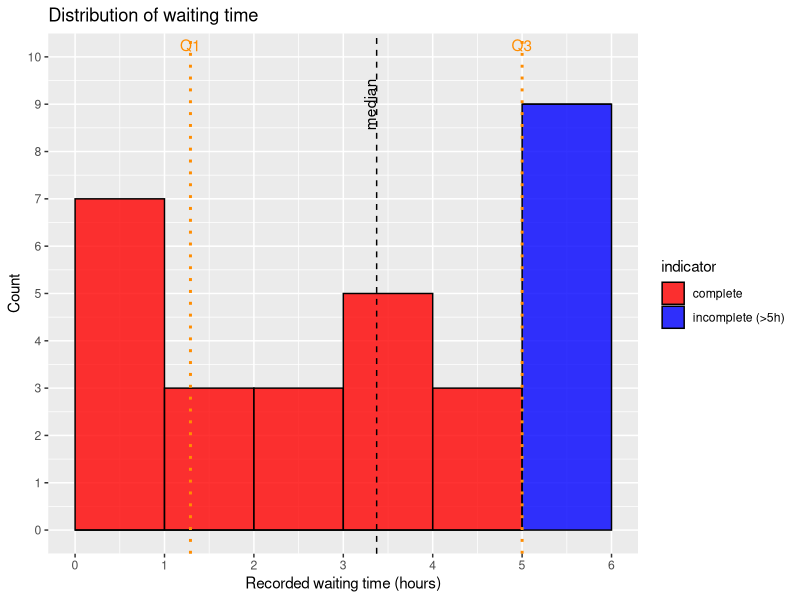
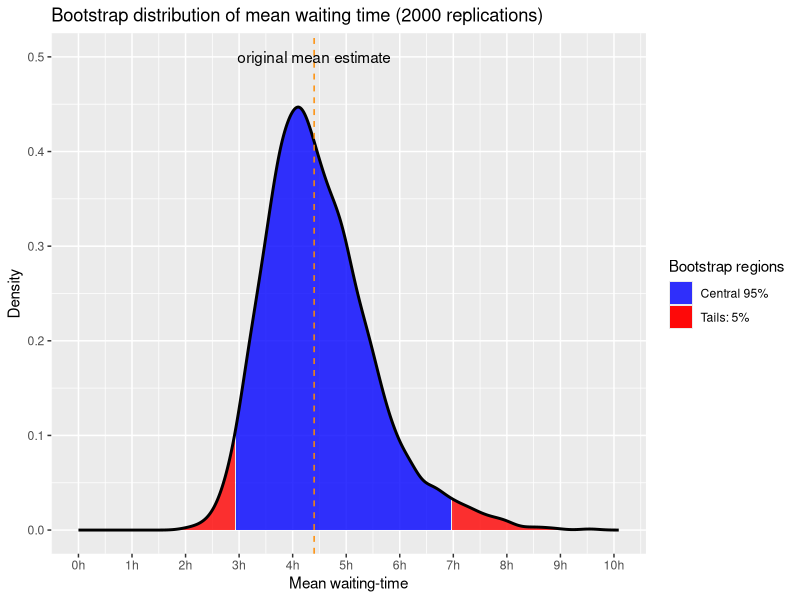

Recreate these plots in R, in order.
# Add packages here
packages<- c('xtable', 'ggplot2', 'numDeriv')

# Install and load packages
lapply(packages, install.packages)
lapply(packages, library, character.only = TRUE)


data <- read.csv('emergency.csv', header = TRUE, sep=",")
print(data[data$'recorded_time'<=5,])

n_patients <- nrow(data)

# Separate the data into patients with completed waiting times & still waiting after 5 hours
compl_wait <- data[data$'recorded_time' < 5,]
still_wait <- data[data$'recorded_time' >= 5,]

percent_compl_wait <- nrow(compl_wait)/nrow(data)*100
percent_still_wait <- nrow(still_wait)/nrow(data)*100

# Create a dataframe to summarize the descriptive statistics
summary_df <- data.frame('description'=c('Total', 'Completed waiting', 'Still waiting after 5h'))

summary_df$'recorded_time' <- list(data$'recorded_time', compl_wait$'recorded_time', still_wait$'recorded_time')
summary_df$'percentage' <- c('', percent_compl_wait, percent_still_wait)
summary_df$'mean_waiting_time' <- sapply(summary_df$'recorded_time', mean)
summary_df$'median_waiting_time' <- sapply(summary_df$'recorded_time', median)
summary_df$'sd' <- sapply(summary_df$'recorded_time', sd)

ranges <- sapply(summary_df$'recorded_time', range)
summary_df$'min_waiting_time' <- ranges[1,]
summary_df$'max_waiting_time' <- ranges[2,]

summary_df$'recorded_time' <- NULL

xtable(summary_df)

# For the histogram we need to separate the incomplete observations by making an additional bar capturing the >5h observations.
hist_data <- data.frame(data)
data_summary <- summary(data$'recorded_time')
hist_data$'recorded_time' <- ifelse(hist_data$'indicator' == 0, hist_data$'recorded_time' + 0.0001,  hist_data$'recorded_time')
hist_data$'indicator' <- ifelse(hist_data$indicator == 0, 'incomplete (>5h)', 'complete')
q1 <- data_summary['1st Qu.'][[1]]
q3 <- data_summary['3rd Qu.'][[1]]

# Create the plot
ggplot(hist_data, aes(x=recorded_time, fill = indicator))+ 
  geom_histogram(
    binwidth=1, 
    boundary=0, 
    color='black', 
    alpha=0.8
    )+
  geom_vline(
    aes(xintercept=data_summary['Median'][[1]]), 
    linetype='dashed'
    )+
  annotate('text', x=3.3, y=9, label='median', angle=90)+
  
  geom_vline(
    xintercept=c(q1,q3),
        linetype='dotted',
        color='darkorange',
        linewidth=1
    )+
  annotate('text', x=q1, y = Inf, label='Q1', vjust=1.5, color='darkorange')+
  annotate('text', x=q3, y = Inf, label='Q3', vjust=1.5, color='darkorange')+
  
  ggtitle('Distribution of waiting time')+
  xlab('Recorded waiting time (hours)')+
  ylab('Count')+
  
  scale_x_continuous(
    breaks = seq(0, 6, by=1), 
    limits = c(0, 6)
    )+
  scale_y_continuous(
    breaks = seq(0, 10, by=1),
    limits = c(0, 10)
  )+
  
  scale_fill_manual(values = c('red', 'blue'))

# Note: Data is right skewed

###############################################################################

###############################################################################
# Q5 Bootstrap
seed = 42
set.seed(seed)

lambda_hat = sum(data$indicator==1) / sum(data$recorded_time)

B = 2000
n = nrow(data)
boot = replicate(B,
                 {
                   index = sample.int(n, size = n, replace = TRUE)
                   dboot = data[index,]
                   sum(dboot$indicator==1) / sum(dboot$recorded_time)
                 }) 
summary(t(boot))
se_boot <- sd(boot)
ci_boot <- quantile(boot, c(0.025, 0.975))
mean(boot)

se_boot
ci_boot

boot_mean <- 1/boot
se_mean <-sd(boot_mean)
ci_mean <- quantile(boot_mean, c(0.025, 0.975))

dens <- density(boot_mean, from=0)
density_df = data.frame(x=dens$x, y=dens$y)
shade_df = density_df[density_df$x >= ci_mean[1] & density_df$x <= ci_mean[2],]
nf_percentile = density_df[density_df$x<ci_mean[1] | density_df$x>ci_mean[2],]

ggplot(density_df, aes(x=x, y=y))+
  geom_area(
    data=shade_df,
    aes(fill='center'),
    alpha=0.8
    )+
  geom_area(
    data=density_df[density_df$x<ci_mean[1],],
    aes(fill='tail'),
    alpha=0.8
  )+
  geom_area(
    data=density_df[density_df$x>ci_mean[2],],
    aes(fill='tail'),
    alpha=0.8
  )+
  geom_line(linewidth=1)+
  geom_vline(
    xintercept=1/lambda_hat,
    colour='darkorange',
    linewidth=0.5,
    linetype='dashed'
  )+
  annotate('text', x=1/lambda_hat, y=0.5, label='original mean estimate')+
  scale_fill_manual(
    name = 'Bootstrap regions',
    values = c(
      'center' = 'blue',
      'tail' = 'red'
    ),
    breaks = c('center', 'tail'),
    labels = c("Central 95%", "Tails: 5%")
  ) +
  scale_x_continuous(
    breaks = scales::breaks_width(1),
    labels = function(x) paste0(x, 'h')
  )+
  ggtitle('Bootstrap distribution of mean waiting time (2000 replications)')+
  xlab('Mean waiting-time')+
  ylab('Density')
  
